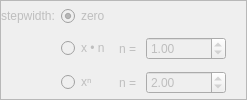
            <widget class="QFrame" name="fr_CountDefScale">
             <property name="sizePolicy">
              <sizepolicy hsizetype="Expanding" vsizetype="Minimum">
               <horstretch>0</horstretch>
               <verstretch>0</verstretch>
              </sizepolicy>
             </property>
             <property name="frameShape">
              <enum>QFrame::StyledPanel</enum>
             </property>
             <property name="frameShadow">
              <enum>QFrame::Raised</enum>
             </property>
             <layout class="QGridLayout" name="gridLayout">
              <property name="leftMargin">
               <number>0</number>
              </property>
              <property name="topMargin">
               <number>0</number>
              </property>
              <property name="rightMargin">
               <number>0</number>
              </property>
              <property name="bottomMargin">
               <number>0</number>
              </property>
              <item row="0" column="1">
               <widget class="QRadioButton" name="rb_NoStepScale">
                <property name="enabled">
                 <bool>false</bool>
                </property>
                <property name="text">
                 <string>zero</string>
                </property>
                <property name="checked">
                 <bool>true</bool>
                </property>
                <property name="autoExclusive">
                 <bool>true</bool>
                </property>
               </widget>
              </item>
              <item row="2" column="1">
               <widget class="QRadioButton" name="rb_ExpStepScale">
                <property name="enabled">
                 <bool>false</bool>
                </property>
                <property name="text">
                 <string>xⁿ</string>
                </property>
                <property name="autoExclusive">
                 <bool>true</bool>
                </property>
               </widget>
              </item>
              <item row="0" column="0">
               <widget class="QLabel" name="lb_StepDefScale">
                <property name="enabled">
                 <bool>false</bool>
                </property>
                <property name="sizePolicy">
                 <sizepolicy hsizetype="Fixed" vsizetype="Fixed">
                  <horstretch>0</horstretch>
                  <verstretch>0</verstretch>
                 </sizepolicy>
                </property>
                <property name="text">
                 <string>stepwidth:</string>
                </property>
               </widget>
              </item>
              <item row="1" column="1">
               <widget class="QRadioButton" name="rb_LinStepScale">
                <property name="enabled">
                 <bool>false</bool>
                </property>
                <property name="text">
                 <string>x • n </string>
                </property>
                <property name="autoExclusive">
                 <bool>true</bool>
                </property>
               </widget>
              </item>
              <item row="2" column="3">
               <widget class="QDoubleSpinBox" name="dspb_ExpStepScale">
                <property name="enabled">
                 <bool>false</bool>
                </property>
                <property name="sizePolicy">
                 <sizepolicy hsizetype="Fixed" vsizetype="Fixed">
                  <horstretch>0</horstretch>
                  <verstretch>0</verstretch>
                 </sizepolicy>
                </property>
                <property name="minimumSize">
                 <size>
                  <width>80</width>
                  <height>0</height>
                 </size>
                </property>
                <property name="minimum">
                 <double>0.010000000000000</double>
                </property>
                <property name="maximum">
                 <double>99.989999999999995</double>
                </property>
                <property name="value">
                 <double>2.000000000000000</double>
                </property>
               </widget>
              </item>
              <item row="2" column="2">
               <widget class="QLabel" name="lb_ExpNScale">
                <property name="enabled">
                 <bool>false</bool>
                </property>
                <property name="text">
                 <string>n = </string>
                </property>
               </widget>
              </item>
              <item row="1" column="3">
               <widget class="QDoubleSpinBox" name="dspb_LinStepScale">
                <property name="enabled">
                 <bool>false</bool>
                </property>
                <property name="minimum">
                 <double>0.010000000000000</double>
                </property>
                <property name="maximum">
                 <double>9999.989999999999782</double>
                </property>
                <property name="value">
                 <double>1.000000000000000</double>
                </property>
               </widget>
              </item>
              <item row="1" column="2">
               <widget class="QLabel" name="lb_LinNScale">
                <property name="enabled">
                 <bool>false</bool>
                </property>
                <property name="text">
                 <string>n =</string>
                </property>
               </widget>
              </item>
              <item row="1" column="4">
               <spacer name="horizontalSpacer_3">
                <property name="orientation">
                 <enum>Qt::Horizontal</enum>
                </property>
                <property name="sizeHint" stdset="0">
                 <size>
                  <width>20</width>
                  <height>20</height>
                 </size>
                </property>
               </spacer>
              </item>
             </layout>
            </widget>
